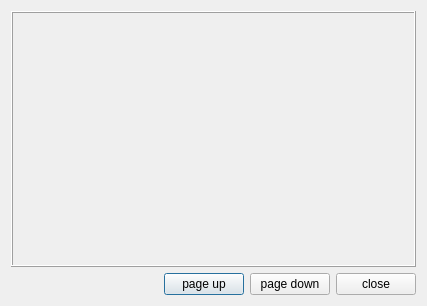
<?xml version="1.0" encoding="UTF-8"?>
<ui version="4.0">
 <class>ShowPicsDialog</class>
 <widget class="QDialog" name="ShowPicsDialog">
  <property name="geometry">
   <rect>
    <x>0</x>
    <y>0</y>
    <width>427</width>
    <height>306</height>
   </rect>
  </property>
  <property name="sizePolicy">
   <sizepolicy hsizetype="Preferred" vsizetype="Expanding">
    <horstretch>0</horstretch>
    <verstretch>0</verstretch>
   </sizepolicy>
  </property>
  <property name="windowTitle">
   <string>ShowPicsDialog</string>
  </property>
  <layout class="QVBoxLayout" name="verticalLayout">
   <item>
    <widget class="QFrame" name="m_fmImage">
     <property name="sizePolicy">
      <sizepolicy hsizetype="Expanding" vsizetype="Expanding">
       <horstretch>0</horstretch>
       <verstretch>0</verstretch>
      </sizepolicy>
     </property>
     <property name="frameShape">
      <enum>QFrame::Box</enum>
     </property>
     <property name="frameShadow">
      <enum>QFrame::Raised</enum>
     </property>
    </widget>
   </item>
   <item>
    <layout class="QHBoxLayout" name="horizontalLayout">
     <item>
      <spacer name="horizontalSpacer">
       <property name="orientation">
        <enum>Qt::Horizontal</enum>
       </property>
       <property name="sizeHint" stdset="0">
        <size>
         <width>40</width>
         <height>20</height>
        </size>
       </property>
      </spacer>
     </item>
     <item>
      <widget class="QPushButton" name="m_btnPrev">
       <property name="text">
        <string>page up</string>
       </property>
      </widget>
     </item>
     <item>
      <widget class="QPushButton" name="m_btnNext">
       <property name="text">
        <string>page down</string>
       </property>
      </widget>
     </item>
     <item>
      <widget class="QPushButton" name="m_btnClose">
       <property name="text">
        <string>close</string>
       </property>
      </widget>
     </item>
    </layout>
   </item>
  </layout>
 </widget>
 <layoutdefault spacing="6" margin="11"/>
 <resources/>
 <connections/>
</ui>
